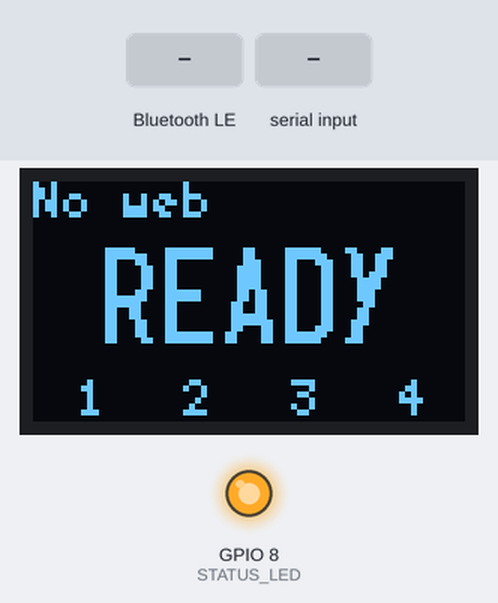
A sketch run on a simulated ESP32-C3. Shown: 72×40 one-colour display, output pins drawn as LEDs (lit = HIGH). Dashed ring = blinking. The test bench sets the inputs (shaded band). Nothing arrives over Bluetooth unless stated; a phone connects over Bluetooth LE 3 s after start; what the sketch prints to the serial monitor is not drawn.

Above: at 1.7 s.
1.8 s: Bluetooth LE write "s" received
At 2.31 s:
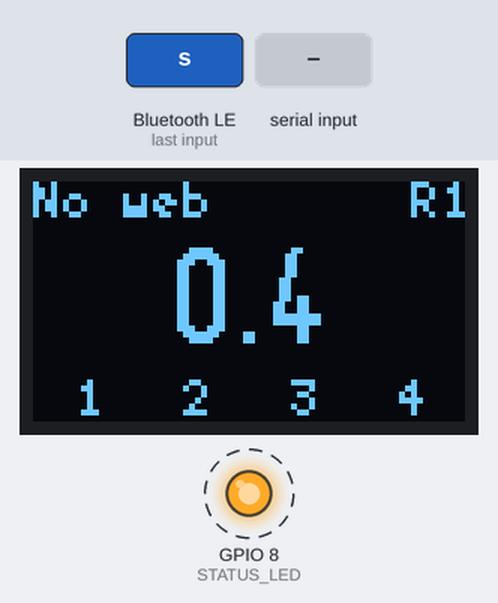
3.5 s: Bluetooth LE write "s" received
At 4.3 s:
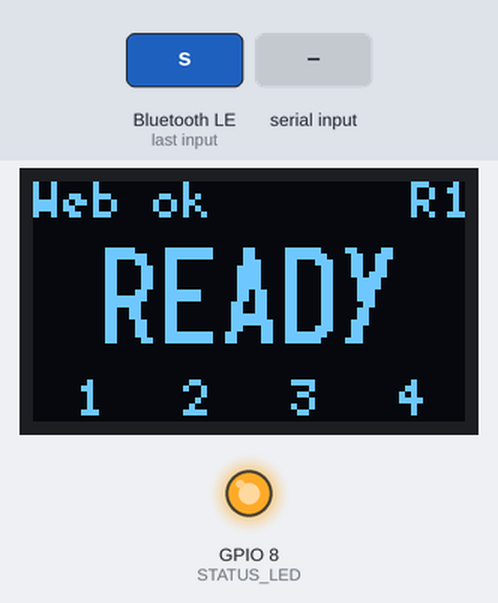
5.0 s: "s" received over Serial
At 5.57 s:
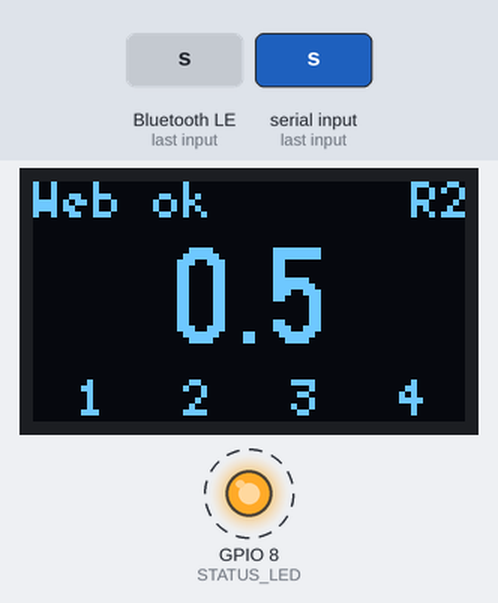
Timing chart, 0 to 12.8 s (numbered marks = the images above; inputs shaded):
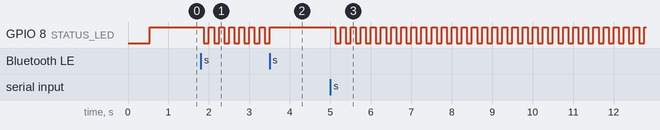

The sketch:

buzzer_hub.ino
```cpp
// buzzer_hub.ino — PoC hub: ESP-NOW from buttons, BLE to the existing web page.
// Board: ESP32-C3 SuperMini ("ESP32C3 Dev Module", USB CDC On Boot: Enabled)
// Libraries: NimBLE-Arduino 2.x, U8g2 (0.42" 72x40 OLED)
//
// BLE side is identical to the old UNO R4 sketch (name "QuizBuzzer", same UUIDs,
// same byte values), so the React page works unchanged.

#include <WiFi.h>
#include <esp_wifi.h>
#include <esp_now.h>
#include <NimBLEDevice.h>
#include <U8g2lib.h>
#include "protocol.h"

// ── BLE UUIDs (same as the web page) ──────────────────────────────
#define SERVICE_UUID      "12345678-1234-1234-1234-123456789abc"
#define BUZZER_STATE_UUID "12345678-1234-1234-1234-123456789ab1"
#define RESET_UUID        "12345678-1234-1234-1234-123456789ab2"
#define ROUND_START_UUID  "12345678-1234-1234-1234-123456789ab3"
#define STATUS_UUID       "12345678-1234-1234-1234-123456789ab4"
#define PLAYERS_UUID      "12345678-1234-1234-1234-123456789ab5"

#define STATUS_LED 8            // SuperMini onboard LED, active LOW
#define STATE_BROADCAST_MS 500  // heartbeat so buttons always know the state

#define OLED_SDA 5
#define OLED_SCL 6
#define MAX_PLAYERS       4
#define PLAYER_TIMEOUT_MS 12000   // HELLO every 5 s; two missed = offline
#define LOW_BATT_MV       3600    // 3xAA; regulator drops out around 3.5 V
#define NO_BATT_MV        1000    // below this: on USB or no divider fitted

static const uint8_t BROADCAST_ADDR[6] = {0xFF, 0xFF, 0xFF, 0xFF, 0xFF, 0xFF};

NimBLECharacteristic* buzzerChar;
NimBLECharacteristic* statusChar;
NimBLECharacteristic* playersChar;

GameState state = STATE_IDLE;
uint8_t   winner = 0;
uint16_t  roundNo = 0;
bool      bleConnected = false;
uint32_t  lastBroadcast = 0;
uint32_t  roundStartMs = 0;
uint32_t  buzzMs = 0;

// "ER" variant = the 0.42" panel's column offset
U8G2_SSD1306_72X40_ER_F_HW_I2C oled(U8G2_R0, U8X8_PIN_NONE, OLED_SCL, OLED_SDA);
volatile bool oledDirty = true;
uint32_t lastOled = 0;
uint32_t lastPlayersCheck = 0;

struct PlayerInfo { uint32_t lastSeen; uint16_t battMv; };
PlayerInfo players[MAX_PLAYERS + 1];   // index 1..MAX_PLAYERS

// Everything (ESP-NOW receive, BLE writes) goes through one queue and is
// handled in loop(). Queue order = arrival order, so "first press wins"
// is decided in one place.
enum EvType : uint8_t { EV_PRESS, EV_HELLO, EV_START, EV_RESET };
struct Event { EvType type; uint8_t player; uint16_t round; uint16_t battMv; int8_t rssi; uint32_t t; };
QueueHandle_t events;

// ── ESP-NOW receive (runs in the WiFi task — keep it short) ───────
void onEspNowRecv(const esp_now_recv_info_t* info, const uint8_t* data, int len) {
  if (len != sizeof(BuzzMsg)) return;
  const BuzzMsg* m = (const BuzzMsg*)data;
  if (m->magic != BUZZ_MAGIC) return;

  Event ev;
  ev.t = micros();
  ev.player = m->player;
  ev.round = m->round;
  ev.battMv = m->battMv;
  ev.rssi = info->rx_ctrl ? info->rx_ctrl->rssi : 0;
  if (m->type == MSG_PRESS)      ev.type = EV_PRESS;
  else if (m->type == MSG_HELLO) ev.type = EV_HELLO;
  else return;
  xQueueSend(events, &ev, 0);
}

// ── BLE callbacks ─────────────────────────────────────────────────
class ServerCB : public NimBLEServerCallbacks {
  void onConnect(NimBLEServer*, NimBLEConnInfo&) override {
    bleConnected = true;
    oledDirty = true;
    Serial.println("[BLE] browser connected");
  }
  void onDisconnect(NimBLEServer*, NimBLEConnInfo&, int reason) override {
    bleConnected = false;
    oledDirty = true;
    Serial.printf("[BLE] disconnected (reason %d), advertising again\n", reason);
    NimBLEDevice::startAdvertising();
  }
};

class WriteCB : public NimBLECharacteristicCallbacks {
 public:
  explicit WriteCB(EvType t) : type(t) {}
  void onWrite(NimBLECharacteristic*, NimBLEConnInfo&) override {
    Event ev = {type, 0, 0, 0, 0, micros()};
    xQueueSend(events, &ev, 0);
  }
 private:
  EvType type;
};

// ── Helpers ───────────────────────────────────────────────────────
void broadcastState() {
  BuzzMsg m = {BUZZ_MAGIC, MSG_STATE, winner, (uint8_t)state, 0, roundNo};
  esp_now_send(BROADCAST_ADDR, (const uint8_t*)&m, sizeof(m));
  lastBroadcast = millis();
}

void setState(GameState s, uint8_t w) {
  state = s;
  winner = w;
  oledDirty = true;

  statusChar->setValue((uint8_t)state);
  statusChar->notify();
  buzzerChar->setValue(winner);
  if (state == STATE_BUZZED) buzzerChar->notify();  // page only reacts to p > 0

  // Send the change a few times; ESP-NOW broadcast has no ACK.
  for (int i = 0; i < 3; i++) { broadcastState(); delay(2); }
}

void setupEspNow() {
  WiFi.mode(WIFI_STA);
  WiFi.disconnect();
  esp_wifi_set_channel(BUZZ_CHANNEL, WIFI_SECOND_CHAN_NONE);
  // Note: do NOT set WIFI_PS_NONE here — it isn't allowed while BLE is running.

  if (esp_now_init() != ESP_OK) {
    Serial.println("[ESPNOW] init failed");
    while (true) delay(1000);
  }
  esp_now_register_recv_cb(onEspNowRecv);

  esp_now_peer_info_t peer = {};
  memcpy(peer.peer_addr, BROADCAST_ADDR, 6);
  peer.channel = 0;          // 0 = current channel
  peer.ifidx = WIFI_IF_STA;
  peer.encrypt = false;
  esp_now_add_peer(&peer);

  Serial.printf("[ESPNOW] hub MAC %s, channel %d\n", WiFi.macAddress().c_str(), BUZZ_CHANNEL);
}

void setupBle() {
  NimBLEDevice::init("QuizBuzzer");
  NimBLEServer* server = NimBLEDevice::createServer();
  server->setCallbacks(new ServerCB());

  NimBLEService* svc = server->createService(SERVICE_UUID);
  buzzerChar = svc->createCharacteristic(BUZZER_STATE_UUID, NIMBLE_PROPERTY::READ | NIMBLE_PROPERTY::NOTIFY);
  statusChar = svc->createCharacteristic(STATUS_UUID,       NIMBLE_PROPERTY::READ | NIMBLE_PROPERTY::NOTIFY);
  playersChar = svc->createCharacteristic(PLAYERS_UUID,     NIMBLE_PROPERTY::READ | NIMBLE_PROPERTY::NOTIFY);
  svc->createCharacteristic(RESET_UUID,       NIMBLE_PROPERTY::WRITE | NIMBLE_PROPERTY::WRITE_NR)->setCallbacks(new WriteCB(EV_RESET));
  svc->createCharacteristic(ROUND_START_UUID, NIMBLE_PROPERTY::WRITE | NIMBLE_PROPERTY::WRITE_NR)->setCallbacks(new WriteCB(EV_START));
  buzzerChar->setValue((uint8_t)0);
  statusChar->setValue((uint8_t)STATE_IDLE);
  uint8_t noPlayers[1 + 2 * MAX_PLAYERS] = {0};
  playersChar->setValue(noPlayers, sizeof(noPlayers));
  svc->start();

  // Name only in the advert: name + a 128-bit UUID doesn't fit in 31 bytes.
  // The page filters on name and lists the service in optionalServices, so that's enough.
  NimBLEAdvertising* adv = NimBLEDevice::getAdvertising();
  adv->setName("QuizBuzzer");
  adv->start();
  Serial.println("[BLE] advertising as QuizBuzzer");
}

void updateLed() {
  bool on;
  switch (state) {
    case STATE_ACTIVE: on = (millis() / 125) % 2; break;   // fast blink
    case STATE_BUZZED: on = true; break;                   // solid
    default:           on = bleConnected ? false : (millis() % 2000) < 50; // blip = waiting for browser
  }
  digitalWrite(STATUS_LED, on ? LOW : HIGH);
}

// ── OLED ──────────────────────────────────────────────────────────
// Top: browser link + round (or reaction time). Middle: READY / timer / winner.
// Bottom: one cell per player — filled = online, blinking = low battery.
bool playerOnline(int p) { return players[p].lastSeen && millis() - players[p].lastSeen < PLAYER_TIMEOUT_MS; }
bool playerLowBatt(int p) { return players[p].battMv > NO_BATT_MV && players[p].battMv < LOW_BATT_MV; }

void drawCentered(const char* s, int y) {
  oled.drawStr((oled.getDisplayWidth() - oled.getStrWidth(s)) / 2, y, s);
}

void drawPlayers() {
  oled.setFont(u8g2_font_5x7_tr);
  bool blink = (millis() / 500) % 2;
  for (int p = 1; p <= MAX_PLAYERS; p++) {
    int x = (p - 1) * 18 + 2;
    char d[2] = {char('0' + p), 0};
    if (playerOnline(p)) {
      if (playerLowBatt(p) && blink) oled.drawFrame(x, 31, 14, 9);
      else { oled.drawBox(x, 31, 14, 9); oled.setDrawColor(0); }
    }
    oled.drawStr(x + 5, 39, d);
    oled.setDrawColor(1);
  }
}

void updateOled() {
  // Redraw on change, plus periodically for the timer, blink and online status.
  // A full redraw takes ~10 ms of I2C; events keep queueing meanwhile, so it
  // can't change who wins.
  uint32_t interval = state == STATE_ACTIVE ? 100 : 500;
  if (!oledDirty && millis() - lastOled < interval) return;
  oledDirty = false;
  lastOled = millis();

  char buf[12];
  oled.clearBuffer();
  oled.setFont(u8g2_font_5x7_tr);
  oled.drawStr(0, 6, bleConnected ? "Web ok" : "No web");
  if (state == STATE_BUZZED) snprintf(buf, sizeof(buf), "%.2fs", (buzzMs - roundStartMs) / 1000.0);
  else if (roundNo)          snprintf(buf, sizeof(buf), "R%u", roundNo);
  else                       buf[0] = 0;
  oled.drawStr(oled.getDisplayWidth() - oled.getStrWidth(buf), 6, buf);

  oled.setFont(u8g2_font_logisoso16_tr);
  switch (state) {
    case STATE_IDLE:   drawCentered("READY", 27); break;
    case STATE_ACTIVE: snprintf(buf, sizeof(buf), "%.1f", (millis() - roundStartMs) / 1000.0); drawCentered(buf, 27); break;
    case STATE_BUZZED: snprintf(buf, sizeof(buf), "P%u", winner); drawCentered(buf, 27); break;
  }

  drawPlayers();
  oled.sendBuffer();
}

// ── Player presence over BLE ──────────────────────────────────────
// PLAYERS_UUID value: byte 0 = online bitmask (bit 0 = player 1),
// then uint16 little-endian battery mV per player (0 = unknown / no battery).
// Checked twice a second; only notified when something changed.
void updatePlayersChar() {
  if (millis() - lastPlayersCheck < 500) return;
  lastPlayersCheck = millis();

  static uint8_t last[1 + 2 * MAX_PLAYERS];
  uint8_t buf[1 + 2 * MAX_PLAYERS] = {0};
  for (int p = 1; p <= MAX_PLAYERS; p++) {
    if (playerOnline(p)) buf[0] |= 1 << (p - 1);
    buf[1 + 2 * (p - 1)] = players[p].battMv & 0xFF;
    buf[2 + 2 * (p - 1)] = players[p].battMv >> 8;
  }
  if (memcmp(buf, last, sizeof(buf)) == 0) return;
  memcpy(last, buf, sizeof(buf));

  playersChar->setValue(buf, sizeof(buf));
  playersChar->notify();
}

// ── Setup / loop ─────────────────────────────────────────────────
void setup() {
  Serial.begin(115200);
  delay(500);
  pinMode(STATUS_LED, OUTPUT);
  events = xQueueCreate(32, sizeof(Event));

  oled.begin();
  oled.setBusClock(400000);

  setupEspNow();
  setupBle();
  Serial.println("[HUB] ready — send 's' = start, 'r' = reset over serial to test without the browser");
}

void loop() {
  Event ev;
  while (xQueueReceive(events, &ev, 0) == pdTRUE) {
    switch (ev.type) {
      case EV_START:
        roundNo++;
        roundStartMs = millis();
        setState(STATE_ACTIVE, 0);
        Serial.printf("[HUB] round %u started\n", roundNo);
        break;

      case EV_RESET:
        setState(STATE_IDLE, 0);
        Serial.println("[HUB] reset");
        break;

      case EV_PRESS:
        if (ev.player >= 1 && ev.player <= MAX_PLAYERS) players[ev.player].lastSeen = millis();
        // Only the first press of the current round counts. Late presses,
        // retries and presses tagged with an old round are ignored.
        if (state == STATE_ACTIVE && ev.round == roundNo) {
          buzzMs = millis();
          setState(STATE_BUZZED, ev.player);
          Serial.printf("[HUB] >>> player %u buzzed first (rssi %d)\n", ev.player, ev.rssi);
        }
        break;

      case EV_HELLO:
        if (ev.player >= 1 && ev.player <= MAX_PLAYERS) {
          if (!playerOnline(ev.player)) oledDirty = true;
          players[ev.player].lastSeen = millis();
          players[ev.player].battMv = ev.battMv;
        }
        Serial.printf("[HUB] player %u alive, battery %.2f V, rssi %d dBm\n",
                      ev.player, ev.battMv / 1000.0, ev.rssi);
        break;
    }
  }

  // Serial test commands, so you can test the radio link before the browser.
  if (Serial.available()) {
    char c = Serial.read();
    Event e = {c == 's' ? EV_START : EV_RESET, 0, 0, 0, 0, micros()};
    if (c == 's' || c == 'r') xQueueSend(events, &e, 0);
  }

  if (millis() - lastBroadcast > STATE_BROADCAST_MS) broadcastState();
  updateLed();
  updateOled();
  updatePlayersChar();
  delay(1);
}
```

protocol.h
```cpp
// protocol.h — shared ESP-NOW message format.
// Copy this file into BOTH sketch folders (buzzer_hub/ and buzzer_button/).
#pragma once
#include <stdint.h>

#define BUZZ_MAGIC   0xB7   // ignore any ESP-NOW traffic that isn't ours
#define BUZZ_CHANNEL 1      // hub and buttons must use the same WiFi channel

enum MsgType : uint8_t {
  MSG_PRESS = 1,   // button -> hub : "I pressed"
  MSG_HELLO = 2,   // button -> hub : heartbeat with battery level
  MSG_STATE = 3,   // hub -> all    : current game state + winner
};

enum GameState : uint8_t {
  STATE_IDLE   = 0,   // matches the web page: 0=idle 1=active 2=buzzed
  STATE_ACTIVE = 1,
  STATE_BUZZED = 2,
};

struct __attribute__((packed)) BuzzMsg {
  uint8_t  magic;    // BUZZ_MAGIC
  uint8_t  type;     // MsgType
  uint8_t  player;   // sender's player ID (button) or winner ID (hub, 0 = none)
  uint8_t  state;    // GameState (hub -> buttons only)
  uint16_t battMv;   // battery voltage in mV (button -> hub only)
  uint16_t round;    // round counter (hub increments on every Start)
};
```

Measured:
- after the input at 1.8 s, the display: first changes after 0.05 s (image 1 shows a later state)
- after the input at 3.5 s, GPIO 8 (STATUS_LED): goes on until 3.5 s, then stays HIGH; the display: changes after 0.05 s (image 2)
- after the input at 5.0 s, GPIO 8 (STATUS_LED): alternates HIGH for 0.13 s and LOW for 0.12 s, starting after 0.13 s; the display: first changes at once (image 3 shows a later state)
- by itself, GPIO 8 (STATUS_LED): alternates HIGH for 0.12 s and LOW for 0.12 s
